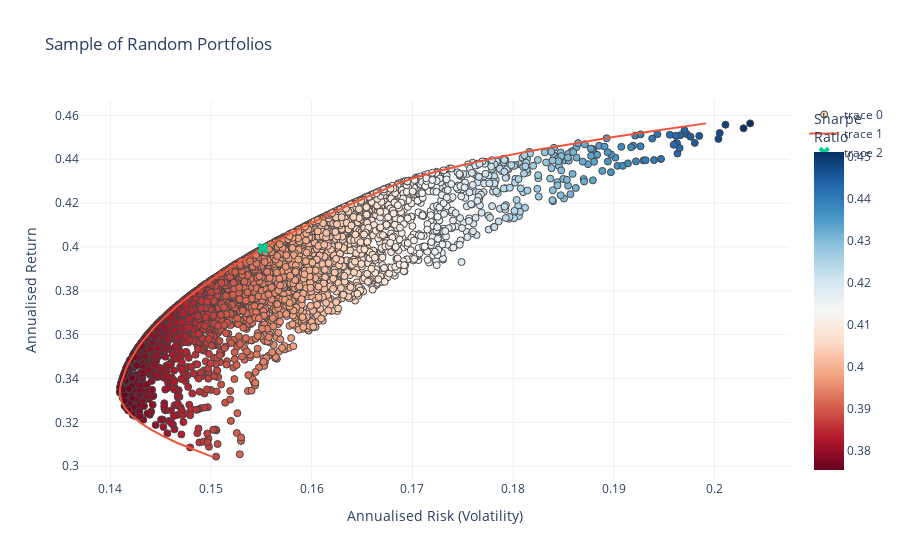

The notebook cell saved with this chart:
### Code cell
fig = go.Figure()
fig.add_trace(go.Scatter(x=a[1], 
                         y=a[0], 
                      #- Add color scale for sharpe ratio   
                      marker=dict(color=(a[1]-risk_free_rate)/(a[1]**0.5), 
                                  showscale=True, 
                                  size=7,
                                  line=dict(width=1),
                                  colorscale="RdBu",
                                  colorbar=dict(title="Sharpe<br>Ratio")
                                 ), 
                      mode='markers'))
fig.add_trace(go.Scatter(
    x=target_stds, y=target_rs, mode="lines"
)

)
fig.add_trace(go.Scatter(x=[ptf_stats(optimal_sharpe_weights)['volatility']],y=[ptf_stats(optimal_sharpe_weights)['return']],marker=dict(symbol="x",size=10),mode="markers"))
#- Add title/labels
fig.update_layout(template='plotly_white',
                  xaxis=dict(title='Annualised Risk (Volatility)'),
                  yaxis=dict(title='Annualised Return'),
                  title='Sample of Random Portfolios',
                  coloraxis_colorbar=dict(title="Sharpe Ratio"))

### Figure 1 — Plotly figure (JSON) as saved in the notebook; plotly's stock layout.template omitted (floating-point values rounded to 4 significant figures; data arrays with more than 128 entries replaced by an {"elided": "..."} marker saying what was removed)
{"data": [{"marker": {"color": {"elided": "5000 float values"}, "colorbar": {"title": {"text": "Sharpe<br>Ratio"}}, "colorscale": [[0, "rgb(103,0,31)"], [0.1, "rgb(178,24,43)"], [0.2, "rgb(214,96,77)"], [0.3, "rgb(244,165,130)"], [0.4, "rgb(253,219,199)"], [0.5, "rgb(247,247,247)"], [0.6, "rgb(209,229,240)"], [0.7, "rgb(146,197,222)"], [0.8, "rgb(67,147,195)"], [0.9, "rgb(33,102,172)"], [1, "rgb(5,48,97)"]], "line": {"width": 1}, "showscale": true, "size": 7}, "mode": "markers", "type": "scatter", "x": {"elided": "5000 float values"}, "y": {"elided": "5000 float values"}}, {"mode": "lines", "type": "scatter", "x": [0.1501, 0.1483, 0.1467, 0.1452, 0.144, 0.143, 0.1421, 0.1415, 0.1411, 0.1409, 0.141, 0.1411, 0.1413, 0.1416, 0.1419, 0.1423, 0.1427, 0.1432, 0.1438, 0.1444, 0.145, 0.1457, 0.1465, 0.1473, 0.1482, 0.1491, 0.1501, 0.1511, 0.1522, 0.1533, 0.1544, 0.1556, 0.1569, 0.1581, 0.1595, 0.1608, 0.1622, 0.1637, 0.1652, 0.1667, 0.1683, 0.1702, 0.1726, 0.1753, 0.1785, 0.182, 0.1858, 0.19, 0.1944, 0.1992], "y": [0.3044, 0.3075, 0.3106, 0.3137, 0.3168, 0.3199, 0.323, 0.3261, 0.3292, 0.3323, 0.3354, 0.3385, 0.3416, 0.3447, 0.3478, 0.3509, 0.354, 0.3571, 0.3602, 0.3633, 0.3664, 0.3695, 0.3726, 0.3757, 0.3788, 0.3819, 0.385, 0.3881, 0.3912, 0.3943, 0.3974, 0.4005, 0.4036, 0.4067, 0.4098, 0.4129, 0.416, 0.4191, 0.4222, 0.4253, 0.4284, 0.4316, 0.4347, 0.4378, 0.4409, 0.444, 0.4471, 0.4502, 0.4533, 0.4564]}, {"marker": {"size": 10, "symbol": "x"}, "mode": "markers", "type": "scatter", "x": [0.1551], "y": [0.3993]}], "layout": {"coloraxis": {"colorbar": {"title": {"text": "Sharpe Ratio"}}}, "title": {"text": "Sample of Random Portfolios"}, "xaxis": {"title": {"text": "Annualised Risk (Volatility)"}}, "yaxis": {"title": {"text": "Annualised Return"}}}}
